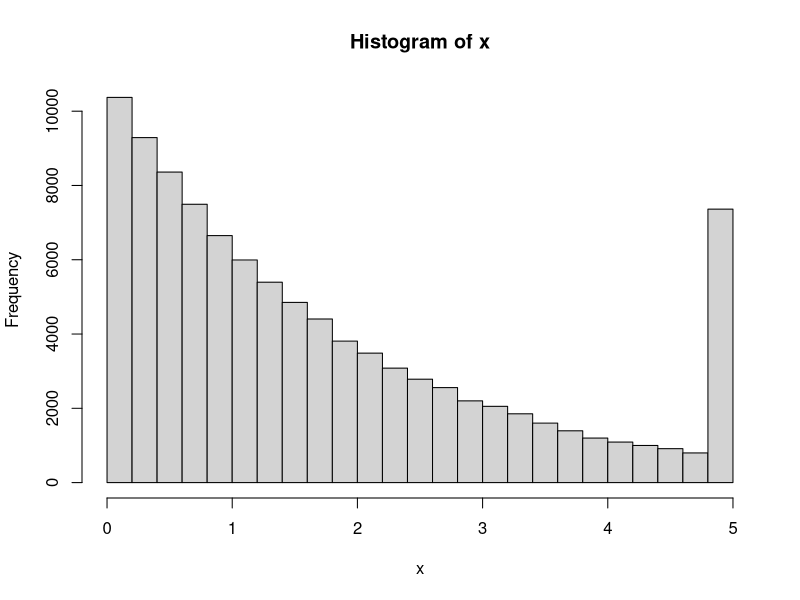

This chart was generated by the following R code:
x <- runif(nsim <- 1e+5)
w <- rbinom(nsim, 1, 0.5)
x <- sapply(1:nsim, function(i) qexp(x[i], exp(- t(c(0.5, 0.2)) %*% c(1, w[i]))))
summary(x)
u <- 5
x[x >= u] <- u
hist(x)


loglik <- function(beta, y, x, u){
    l <- 0
    for (i in 1:(n <- length(y))){
        l <- l + ifelse(y[i] < u, 
                        log(dexp(y[i], exp(-beta %*% c(1, x[i])))),
                        log(1-pexp(y[i], exp(-beta %*% c(1, x[i])))))
    }
    l
}
loglik(c(0.5, 0.2), x, w, u)

bounds <- matrix(c(-Inf, Inf,
                   -Inf, Inf), ncol = 2, byrow = T)
n_par <- nrow(bounds)
ui <- rbind( diag(n_par), -diag(n_par) )
ci <- c( bounds[,1], - bounds[,2] )
# Retirer les valeurs infinies
i <- as.vector(is.finite(bounds))
ui <- ui[i,]
ci <- ci[i]

constrOptim(c(0.5,0.2), function(beta) - loglik(beta, x, w, u),
            grad = NULL, ui = ui, ci = ci)$par

glm(x~w, family = Gamma("log"))
